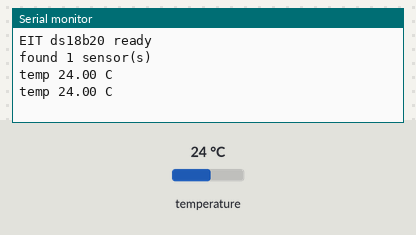
A sketch run on a simulated Arduino Uno, built with avr-gcc and run on an emulated ATmega328P. Parts: the last lines printed to the serial monitor. The test bench sets the inputs (shaded band); at power-on: temperature 24 °C.

Above: at 3.3 s.
3.4 s: temperature set to 12 °C
At 4.6 s:
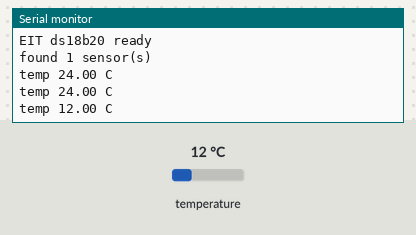
5.9 s: temperature set to 19 °C
At 7.1 s:
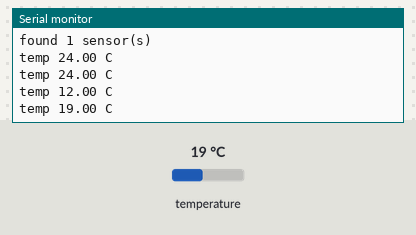
Timing chart, 0 to 8.9 s (numbered marks = the images above; inputs shaded):
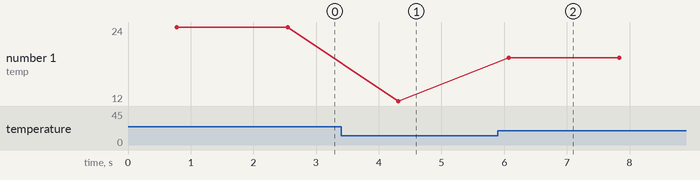

The sketch:

sketch.ino
```cpp
// EI TOKEN 案例 · 防水温度探头
// DS18B20 探头测水温、土温都行
// 适用：Arduino Uno / Arduino Nano / ESP32 DevKit / ESP32-S3 DevKitC

#if defined(CONFIG_IDF_TARGET_ESP32S3)
const int ONEWIRE_PIN = 4;
#elif defined(ESP32)
const int ONEWIRE_PIN = 4;
#else
const int ONEWIRE_PIN = 2;
#endif

#include <OneWire.h>
#include <DallasTemperature.h>

OneWire oneWire(ONEWIRE_PIN);
DallasTemperature sensors(&oneWire);

void setup() {
  Serial.begin(115200);
  sensors.begin();
  Serial.println("EIT ds18b20 ready");
  Serial.print("found "); Serial.print(sensors.getDeviceCount()); Serial.println(" sensor(s)");
}

void loop() {
  sensors.requestTemperatures();
  float t = sensors.getTempCByIndex(0);
  if (t == DEVICE_DISCONNECTED_C) Serial.println("sensor not found, check 4.7k pull-up");
  else { Serial.print("temp "); Serial.print(t, 2); Serial.println(" C"); }
  delay(1000);
}
```

Measured:
- after the input at 3.4 s, the serial monitor: prints a new line after 0.91 s (image 1)
- after the input at 5.9 s, the serial monitor: prints a new line after 0.17 s (image 2)
- plotted number 1: 24 → 12 after the input at 3.4 s, 12 → 19 after the input at 5.9 s
